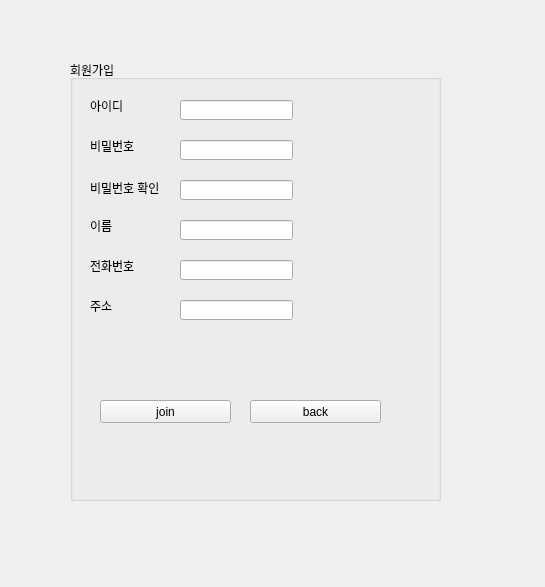
<?xml version="1.0" encoding="UTF-8"?>
<ui version="4.0">
 <class>Form</class>
 <widget class="QWidget" name="Form">
  <property name="geometry">
   <rect>
    <x>0</x>
    <y>0</y>
    <width>545</width>
    <height>587</height>
   </rect>
  </property>
  <property name="windowTitle">
   <string>Form</string>
  </property>
  <widget class="QGroupBox" name="groupBox">
   <property name="geometry">
    <rect>
     <x>70</x>
     <y>60</y>
     <width>371</width>
     <height>441</height>
    </rect>
   </property>
   <property name="title">
    <string>회원가입</string>
   </property>
   <widget class="QLabel" name="label">
    <property name="geometry">
     <rect>
      <x>20</x>
      <y>40</y>
      <width>56</width>
      <height>12</height>
     </rect>
    </property>
    <property name="text">
     <string>아이디</string>
    </property>
   </widget>
   <widget class="QLabel" name="label_2">
    <property name="geometry">
     <rect>
      <x>20</x>
      <y>80</y>
      <width>56</width>
      <height>12</height>
     </rect>
    </property>
    <property name="text">
     <string>비밀번호</string>
    </property>
   </widget>
   <widget class="QLabel" name="label_3">
    <property name="geometry">
     <rect>
      <x>20</x>
      <y>120</y>
      <width>81</width>
      <height>16</height>
     </rect>
    </property>
    <property name="text">
     <string>비밀번호 확인</string>
    </property>
   </widget>
   <widget class="QLabel" name="label_4">
    <property name="geometry">
     <rect>
      <x>20</x>
      <y>160</y>
      <width>56</width>
      <height>12</height>
     </rect>
    </property>
    <property name="text">
     <string>이름</string>
    </property>
   </widget>
   <widget class="QLabel" name="label_5">
    <property name="geometry">
     <rect>
      <x>20</x>
      <y>200</y>
      <width>56</width>
      <height>12</height>
     </rect>
    </property>
    <property name="text">
     <string>전화번호</string>
    </property>
   </widget>
   <widget class="QLabel" name="label_6">
    <property name="geometry">
     <rect>
      <x>20</x>
      <y>240</y>
      <width>56</width>
      <height>12</height>
     </rect>
    </property>
    <property name="text">
     <string>주소</string>
    </property>
   </widget>
   <widget class="QLineEdit" name="lineEdit">
    <property name="geometry">
     <rect>
      <x>110</x>
      <y>40</y>
      <width>113</width>
      <height>20</height>
     </rect>
    </property>
   </widget>
   <widget class="QLineEdit" name="lineEdit_2">
    <property name="geometry">
     <rect>
      <x>110</x>
      <y>80</y>
      <width>113</width>
      <height>20</height>
     </rect>
    </property>
   </widget>
   <widget class="QLineEdit" name="lineEdit_3">
    <property name="geometry">
     <rect>
      <x>110</x>
      <y>120</y>
      <width>113</width>
      <height>20</height>
     </rect>
    </property>
   </widget>
   <widget class="QLineEdit" name="lineEdit_4">
    <property name="geometry">
     <rect>
      <x>110</x>
      <y>160</y>
      <width>113</width>
      <height>20</height>
     </rect>
    </property>
   </widget>
   <widget class="QLineEdit" name="lineEdit_5">
    <property name="geometry">
     <rect>
      <x>110</x>
      <y>200</y>
      <width>113</width>
      <height>20</height>
     </rect>
    </property>
   </widget>
   <widget class="QLineEdit" name="lineEdit_6">
    <property name="geometry">
     <rect>
      <x>110</x>
      <y>240</y>
      <width>113</width>
      <height>20</height>
     </rect>
    </property>
   </widget>
   <widget class="QPushButton" name="join_button">
    <property name="geometry">
     <rect>
      <x>30</x>
      <y>340</y>
      <width>131</width>
      <height>23</height>
     </rect>
    </property>
    <property name="text">
     <string>join</string>
    </property>
   </widget>
   <widget class="QPushButton" name="join_button_2">
    <property name="geometry">
     <rect>
      <x>180</x>
      <y>340</y>
      <width>131</width>
      <height>23</height>
     </rect>
    </property>
    <property name="text">
     <string>back</string>
    </property>
   </widget>
  </widget>
 </widget>
 <resources/>
 <connections/>
</ui>
